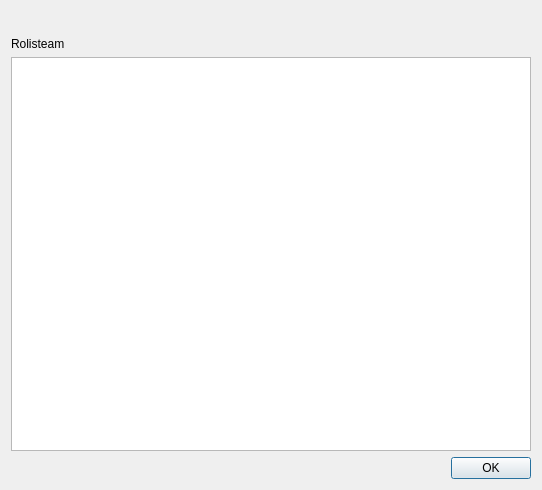
<?xml version="1.0" encoding="UTF-8"?>
<ui version="4.0">
 <class>AboutRolisteam</class>
 <widget class="QDialog" name="AboutRolisteam">
  <property name="windowModality">
   <enum>Qt::WindowModal</enum>
  </property>
  <property name="geometry">
   <rect>
    <x>0</x>
    <y>0</y>
    <width>542</width>
    <height>490</height>
   </rect>
  </property>
  <property name="windowTitle">
   <string>About Rolisteam</string>
  </property>
  <property name="windowIcon">
   <iconset resource="../../rolisteam.qrc">
    <normaloff>:/resources/images/logo/500-symbole.png</normaloff>:/resources/images/logo/500-symbole.png</iconset>
  </property>
  <layout class="QVBoxLayout" name="verticalLayout">
   <item>
    <layout class="QHBoxLayout" name="horizontalLayout">
     <item>
      <spacer name="horizontalSpacer">
       <property name="orientation">
        <enum>Qt::Horizontal</enum>
       </property>
       <property name="sizeHint" stdset="0">
        <size>
         <width>40</width>
         <height>20</height>
        </size>
       </property>
      </spacer>
     </item>
     <item>
      <widget class="QLabel" name="label">
       <property name="maximumSize">
        <size>
         <width>424</width>
         <height>180</height>
        </size>
       </property>
       <property name="text">
        <string/>
       </property>
       <property name="pixmap">
        <pixmap resource="../../rolisteam.qrc">:/resources/images/logo/1500-rolisteam.png</pixmap>
       </property>
       <property name="scaledContents">
        <bool>true</bool>
       </property>
      </widget>
     </item>
     <item>
      <spacer name="horizontalSpacer_2">
       <property name="orientation">
        <enum>Qt::Horizontal</enum>
       </property>
       <property name="sizeHint" stdset="0">
        <size>
         <width>40</width>
         <height>20</height>
        </size>
       </property>
      </spacer>
     </item>
    </layout>
   </item>
   <item>
    <widget class="QLabel" name="m_textLabel">
     <property name="text">
      <string notr="true">Rolisteam</string>
     </property>
    </widget>
   </item>
   <item>
    <widget class="QTextBrowser" name="m_textBrowser">
     <property name="html">
      <string notr="true">&lt;!DOCTYPE HTML PUBLIC &quot;-//W3C//DTD HTML 4.0//EN&quot; &quot;http://www.w3.org/TR/REC-html40/strict.dtd&quot;&gt;
&lt;html&gt;&lt;head&gt;&lt;meta name=&quot;qrichtext&quot; content=&quot;1&quot; /&gt;&lt;style type=&quot;text/css&quot;&gt;
p, li { white-space: pre-wrap; }
&lt;/style&gt;&lt;/head&gt;&lt;body style=&quot; font-family:'Ubuntu'; font-size:11pt; font-weight:400; font-style:normal;&quot;&gt;
&lt;p style=&quot;-qt-paragraph-type:empty; margin-top:0px; margin-bottom:0px; margin-left:0px; margin-right:0px; -qt-block-indent:0; text-indent:0px;&quot;&gt;&lt;br /&gt;&lt;/p&gt;&lt;/body&gt;&lt;/html&gt;</string>
     </property>
    </widget>
   </item>
   <item>
    <widget class="QDialogButtonBox" name="buttonBox">
     <property name="orientation">
      <enum>Qt::Horizontal</enum>
     </property>
     <property name="standardButtons">
      <set>QDialogButtonBox::Ok</set>
     </property>
    </widget>
   </item>
  </layout>
 </widget>
 <resources>
  <include location="../../rolisteam.qrc"/>
  <include location="../../rolisteam.qrc"/>
 </resources>
 <connections>
  <connection>
   <sender>buttonBox</sender>
   <signal>accepted()</signal>
   <receiver>AboutRolisteam</receiver>
   <slot>accept()</slot>
   <hints>
    <hint type="sourcelabel">
     <x>248</x>
     <y>254</y>
    </hint>
    <hint type="destinationlabel">
     <x>157</x>
     <y>274</y>
    </hint>
   </hints>
  </connection>
  <connection>
   <sender>buttonBox</sender>
   <signal>rejected()</signal>
   <receiver>AboutRolisteam</receiver>
   <slot>reject()</slot>
   <hints>
    <hint type="sourcelabel">
     <x>316</x>
     <y>260</y>
    </hint>
    <hint type="destinationlabel">
     <x>286</x>
     <y>274</y>
    </hint>
   </hints>
  </connection>
 </connections>
</ui>
